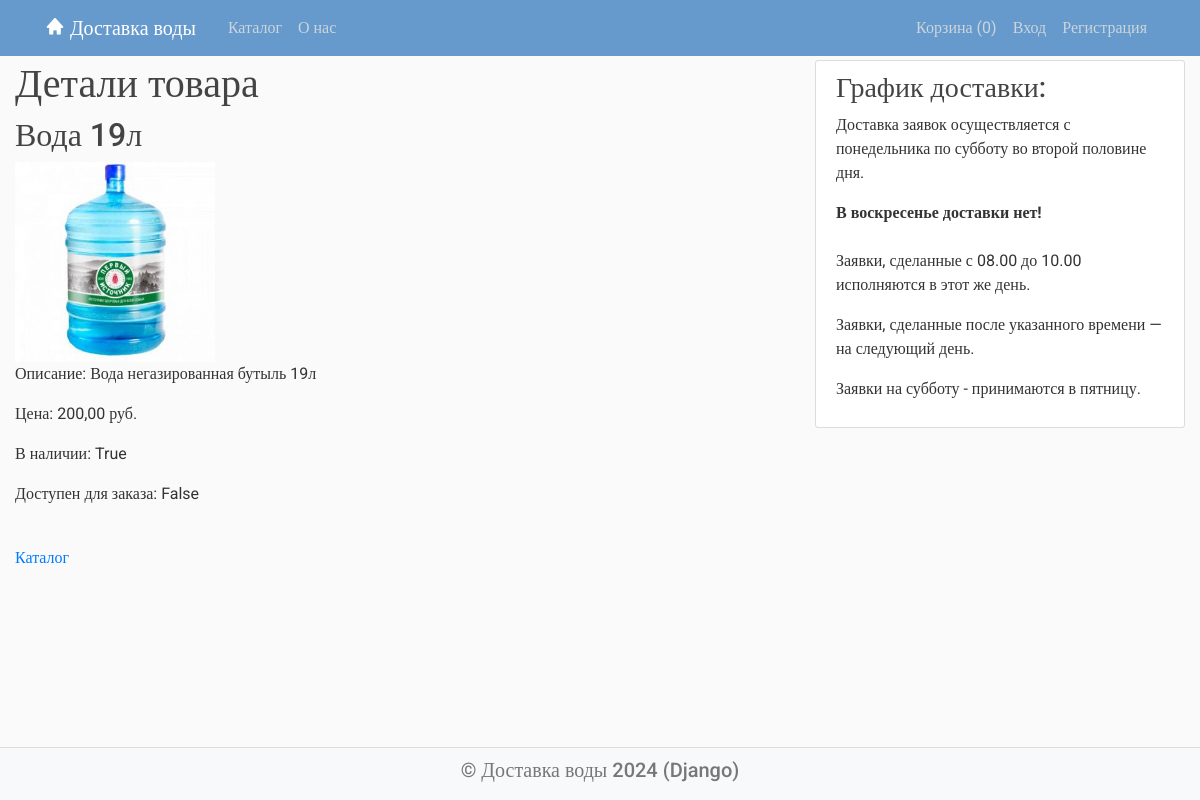
The page /catalog/product/1/ on the database as committed earlier.
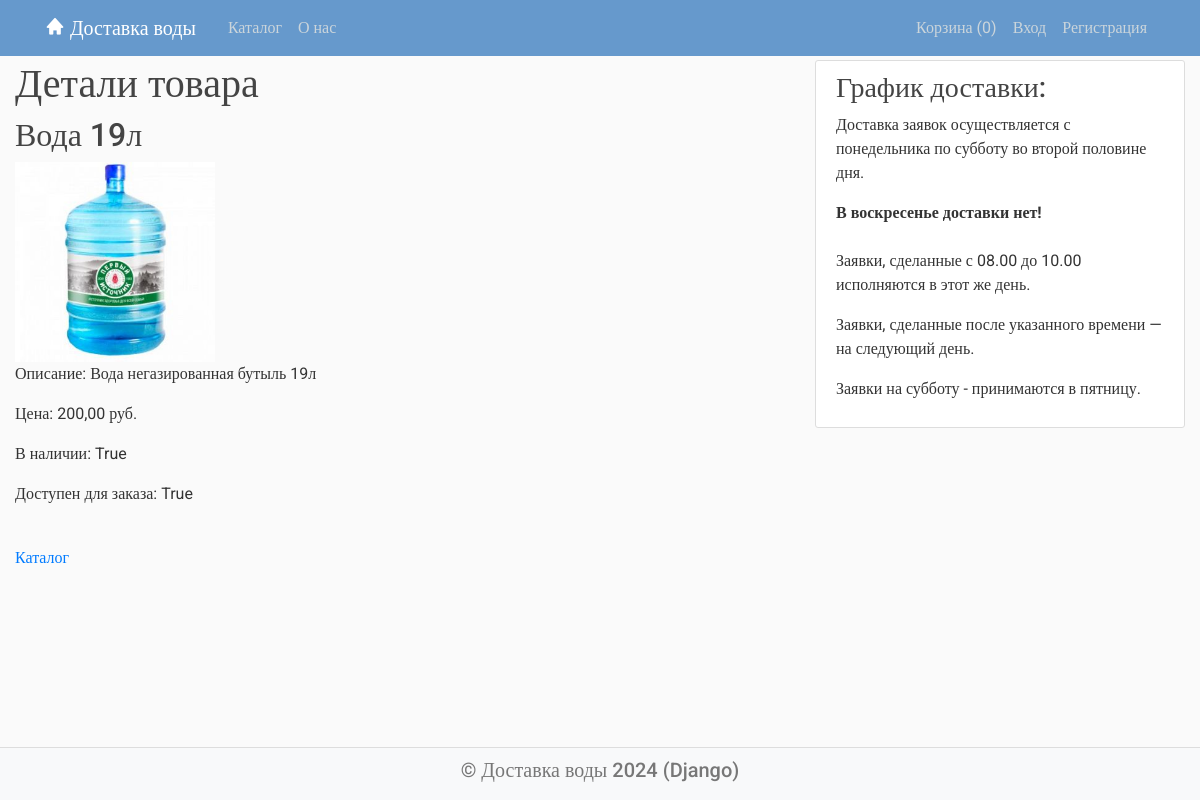
The same page on the database as committed later.
### delivery/models.py (models this page shows, shortened)
class Product(models.Model):
    name = models.CharField(max_length=100)
    description = models.TextField()
    image = models.ImageField(upload_to='product_images/')
    price = models.DecimalField(max_digits=10, decimal_places=2)
    is_active = models.BooleanField(default=True)  # активен
    is_available = models.BooleanField(default=False)  # доступен для покупки

### delivery/views.py (the view)
# urls.py: path('catalog/product/<int:product_id>/', ProductDetailView.as_view(), name='delivery-product'),
class ProductDetailView(View):
    def get(self, request, product_id):
        cart = request.session.get('cart', {})
        cart_items_count = request.session.get('cart_items_count', 0)
        try:
            product = Product.objects.get(id=product_id)
        except Product.DoesNotExist:
            return HttpResponseNotFound("Product not found")
        product_quantity = cart.get(str(product.id), 0)
        context = {
            'product': product,
            'quantity': product_quantity,
            'cart_items_count': cart_items_count,
        }
        return render(request, 'delivery/product.html', context)

### templates/delivery/product.html
{% extends "main.html" %}
{% block content %}
<h1>Детали товара</h1>
<div>
    <h2>{{ product.name }}</h2>
    <img src="{{ product.image.url }}" alt="{{ product.name }}" class="product-image">
    <p>Описание: {{ product.description }}</p>
    <p>Цена: {{ product.price }} руб.</p>
    <p>В наличии: {{ product.is_active }}</p>
    <p>Доступен для заказа: {{ product.is_available }}</p>
    <br>
    <a href="/catalog">Каталог</a>
</div>
{% endblock content %}

Rows that differ between the two databases and show on the page:
changed Product "Вода 19л": is_available "False" → "True"
